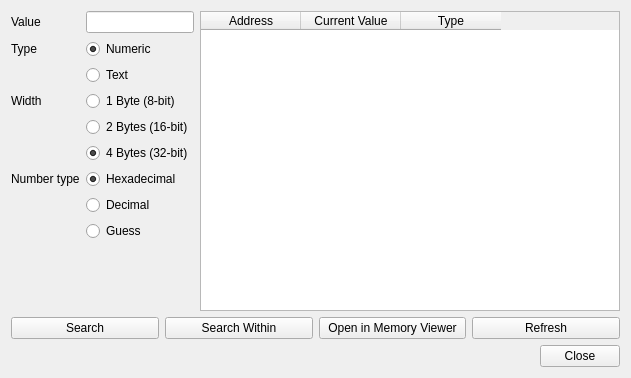
<?xml version="1.0" encoding="UTF-8"?>
<ui version="4.0">
 <class>MemorySearch</class>
 <widget class="QWidget" name="MemorySearch">
  <property name="geometry">
   <rect>
    <x>0</x>
    <y>0</y>
    <width>631</width>
    <height>378</height>
   </rect>
  </property>
  <property name="minimumSize">
   <size>
    <width>540</width>
    <height>241</height>
   </size>
  </property>
  <property name="windowTitle">
   <string>Form</string>
  </property>
  <layout class="QGridLayout" name="gridLayout">
   <item row="0" column="1">
    <widget class="QTableWidget" name="results">
     <property name="sizePolicy">
      <sizepolicy hsizetype="MinimumExpanding" vsizetype="MinimumExpanding">
       <horstretch>1</horstretch>
       <verstretch>0</verstretch>
      </sizepolicy>
     </property>
     <property name="editTriggers">
      <set>QAbstractItemView::NoEditTriggers</set>
     </property>
     <property name="selectionBehavior">
      <enum>QAbstractItemView::SelectRows</enum>
     </property>
     <property name="showGrid">
      <bool>false</bool>
     </property>
     <attribute name="verticalHeaderVisible">
      <bool>false</bool>
     </attribute>
     <column>
      <property name="text">
       <string>Address</string>
      </property>
     </column>
     <column>
      <property name="text">
       <string>Current Value</string>
      </property>
     </column>
     <column>
      <property name="text">
       <string>Type</string>
      </property>
     </column>
    </widget>
   </item>
   <item row="0" column="0">
    <layout class="QFormLayout" name="formLayout">
     <item row="0" column="0">
      <widget class="QLabel" name="label">
       <property name="text">
        <string>Value</string>
       </property>
      </widget>
     </item>
     <item row="0" column="1">
      <widget class="QLineEdit" name="value"/>
     </item>
     <item row="1" column="0">
      <widget class="QLabel" name="label_2">
       <property name="text">
        <string>Type</string>
       </property>
      </widget>
     </item>
     <item row="1" column="1">
      <widget class="QRadioButton" name="typeNum">
       <property name="text">
        <string>Numeric</string>
       </property>
       <property name="checked">
        <bool>true</bool>
       </property>
       <attribute name="buttonGroup">
        <string notr="true">type</string>
       </attribute>
      </widget>
     </item>
     <item row="2" column="1">
      <widget class="QRadioButton" name="typeStr">
       <property name="text">
        <string>Text</string>
       </property>
       <attribute name="buttonGroup">
        <string notr="true">type</string>
       </attribute>
      </widget>
     </item>
     <item row="3" column="0">
      <widget class="QLabel" name="label_3">
       <property name="text">
        <string>Width</string>
       </property>
      </widget>
     </item>
     <item row="3" column="1">
      <widget class="QRadioButton" name="bits8">
       <property name="text">
        <string>1 Byte (8-bit)</string>
       </property>
       <attribute name="buttonGroup">
        <string notr="true">width</string>
       </attribute>
      </widget>
     </item>
     <item row="4" column="1">
      <widget class="QRadioButton" name="bits16">
       <property name="text">
        <string>2 Bytes (16-bit)</string>
       </property>
       <attribute name="buttonGroup">
        <string notr="true">width</string>
       </attribute>
      </widget>
     </item>
     <item row="5" column="1">
      <widget class="QRadioButton" name="bits32">
       <property name="text">
        <string>4 Bytes (32-bit)</string>
       </property>
       <property name="checked">
        <bool>true</bool>
       </property>
       <attribute name="buttonGroup">
        <string notr="true">width</string>
       </attribute>
      </widget>
     </item>
     <item row="6" column="0">
      <widget class="QLabel" name="label_4">
       <property name="text">
        <string>Number type</string>
       </property>
      </widget>
     </item>
     <item row="6" column="1">
      <widget class="QRadioButton" name="numHex">
       <property name="text">
        <string>Hexadecimal</string>
       </property>
       <property name="checked">
        <bool>true</bool>
       </property>
      </widget>
     </item>
     <item row="7" column="1">
      <widget class="QRadioButton" name="numDec">
       <property name="text">
        <string>Decimal</string>
       </property>
      </widget>
     </item>
     <item row="8" column="1">
      <widget class="QRadioButton" name="numGuess">
       <property name="text">
        <string>Guess</string>
       </property>
      </widget>
     </item>
    </layout>
   </item>
   <item row="2" column="0" colspan="2">
    <widget class="QDialogButtonBox" name="buttonBox">
     <property name="standardButtons">
      <set>QDialogButtonBox::Close</set>
     </property>
    </widget>
   </item>
   <item row="1" column="0" colspan="2">
    <layout class="QHBoxLayout" name="horizontalLayout_2">
     <item>
      <widget class="QPushButton" name="search">
       <property name="text">
        <string>Search</string>
       </property>
      </widget>
     </item>
     <item>
      <widget class="QPushButton" name="searchWithin">
       <property name="text">
        <string>Search Within</string>
       </property>
      </widget>
     </item>
     <item>
      <widget class="QPushButton" name="viewMem">
       <property name="text">
        <string>Open in Memory Viewer</string>
       </property>
      </widget>
     </item>
     <item>
      <widget class="QPushButton" name="refresh">
       <property name="text">
        <string>Refresh</string>
       </property>
      </widget>
     </item>
    </layout>
   </item>
  </layout>
 </widget>
 <resources/>
 <connections>
  <connection>
   <sender>buttonBox</sender>
   <signal>rejected()</signal>
   <receiver>MemorySearch</receiver>
   <slot>close()</slot>
   <hints>
    <hint type="sourcelabel">
     <x>315</x>
     <y>357</y>
    </hint>
    <hint type="destinationlabel">
     <x>315</x>
     <y>188</y>
    </hint>
   </hints>
  </connection>
 </connections>
 <buttongroups>
  <buttongroup name="width"/>
  <buttongroup name="type"/>
 </buttongroups>
</ui>
